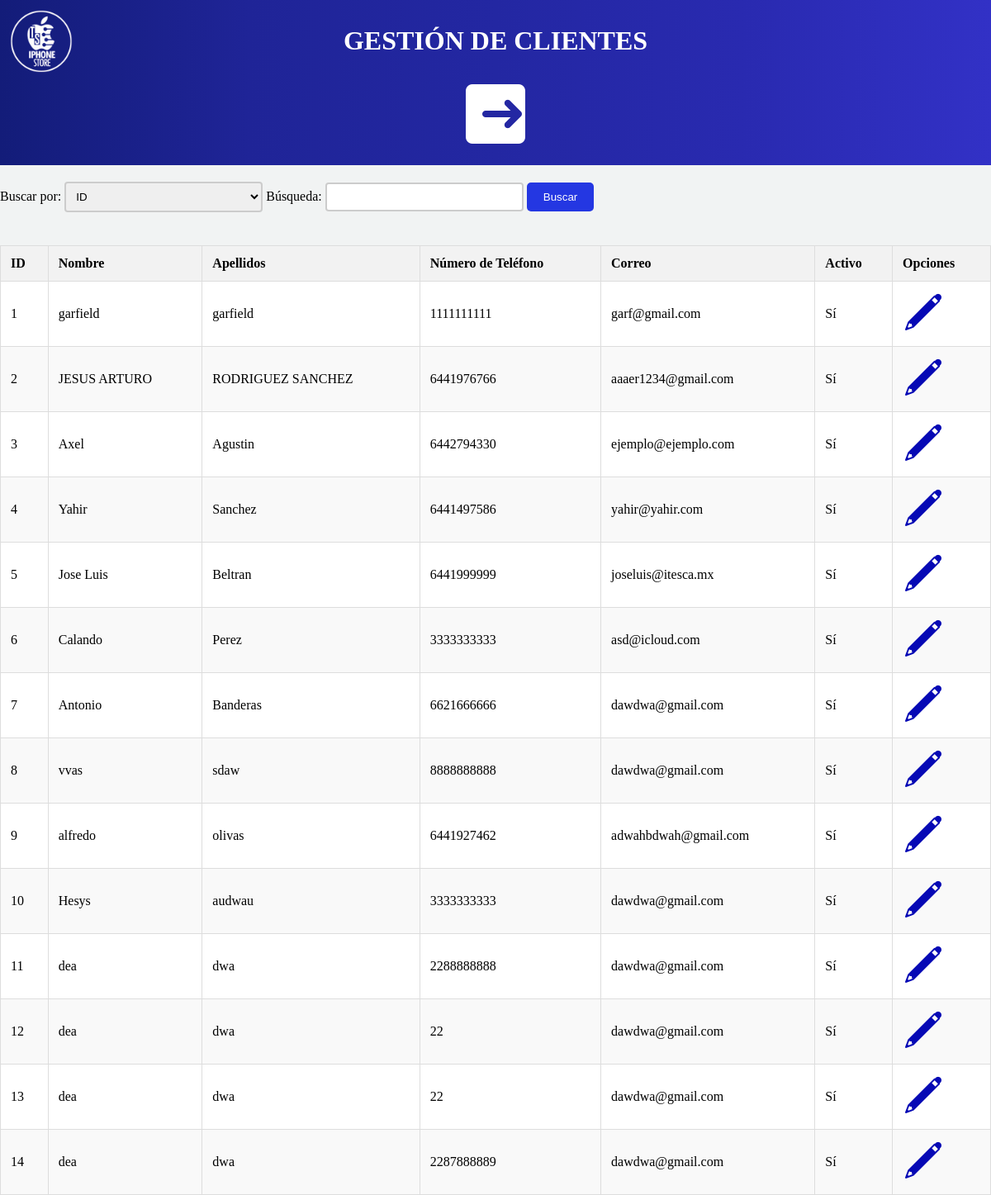
Page /clientes/gestion/ (signed in) on the committed database.
### apps/clientes/models.py (models this page shows, shortened)
class Cliente(models.Model):
    nombre = models.CharField(max_length=100)
    apellidos = models.CharField(max_length=100)
    num_telefono = models.CharField(max_length=10)
    correo = models.EmailField()
    activo = models.BooleanField(default=True)

### apps/clientes/views.py (the view)
# urls.py: path('clientes/gestion/', views.clientes_gestion, name='clientes_gestion'),
@login_required()
def clientes_gestion(request):
    clients = Cliente.objects.all()
    icono_ts_path = settings.STATIC_URL + 'img/icono_ts.png'
    logout_ts_path = settings.STATIC_URL + 'img/logout_ts.png'
    return render(request, 'clientes_gestion.html', {
        'clientes': clients,
        'icono_ts_path': icono_ts_path,
        'logout_ts_path': logout_ts_path,
    })

### templates/clientes_gestion.html (shortened to what this page needs)
{% load static %}
<!DOCTYPE html>
<html lang="es">
<head>
</head>
<body>
    <div class="header">
        <a href="/home">
            <img src="{{ icono_ts_path }}" alt="IconoTS" class="icon">
        </a>
        <h1>GESTIÓN DE CLIENTES</h1>
        <a href="{% url 'logout' %}">
            <img src="{% static 'img/logout_ts.png' %}" alt="LogoutTS" class="icon-right" />
        </a>
    </div>
    <label for="searchType" class="label-busqueda">Buscar por:</label>
    <select id="searchType" name="searchType" class="input-telefono">
        <option value="id">ID</option>
    </select>
    <label for="searchQuery" class="label-busqueda">Búsqueda:</label>
    <input type="text" id="searchQuery" name="searchQuery" class="input-telefono">
    <button id="enviarBusqueda" class="boton-enviar">Buscar</button>
    <table>
        <thead>
            <tr>
                <th>ID</th>
                <th>Nombre</th>
                <th>Apellidos</th>
                <th>Número de Teléfono</th>
                <th>Correo</th>
                <th>Activo</th>
                <th>Opciones</th>
            </tr>
        </thead>
        <tbody id="tbodyClientes">
            {% for cliente in clientes %}
            <tr>
                <td>{{ cliente.id }}</td>
                <td>{{ cliente.nombre }}</td>
                <td>{{ cliente.apellidos }}</td>
                <td>{{ cliente.num_telefono }}</td>
                <td>{{ cliente.correo }}</td>
                <td>{{ cliente.activo|yesno:"Sí,No" }}</td>
                <td>
                <img src="{% static 'img/editar_ts.png' %}" alt="Editar" class="edit-btn" data-cliente-id="{{ cliente.id }}" style="cursor: pointer;">
            </td>
            </tr>
            {% empty %}
            <tr><td colspan="7">No hay clientes registrados.</td></tr>
            {% endfor %}
        </tbody>
    </table>
</body>
</html>

### templates/clientes_gestion.html (style rules this page uses)
body { margin: 0; padding: 0; font-family: Calibri; background-color: #f1f3f3; }
.header { background: linear-gradient(to right, #131c79, #1f2497, #2327a2, #292ab0, #3231c6); color: #fff; padding: 10px; text-align: center; margin-bottom: 20px; }
.icon { position: absolute; top: 0; left: 0; width: 100px; height: 100px; padding: 0px; box-sizing: border-box; }
.icon-right { right: 0; }
.input-telefono { width: 20%; padding: 8px; margin-bottom: 20px; border: 2px solid #ccc; border-radius: 4px; box-sizing: border-box; }
.boton-enviar { padding: 10px 20px; background-color: #2437e2; color: white; border: none; border-radius: 5px; cursor: pointer; transition: background-color 0.3s ease; }
table { width: 100%; margin-top: 20px; border-collapse: collapse; background-color: white; }
th, td { padding: 12px; border: 1px solid #ddd; text-align: left; }
th { background-color: #f2f2f2; }
tr:nth-child(even) { background-color: #f9f9f9; }

### rows in the picture
Cliente: id "1", nombre "garfield", apellidos "garfield", num_telefono "1111111111", correo "garf@gmail.com", activo "Sí"
Cliente: id "2", nombre "JESUS ARTURO", apellidos "RODRIGUEZ SANCHEZ", num_telefono "6441976766", correo "aaaer1234@gmail.com", activo "Sí"
Cliente: id "3", nombre "Axel", apellidos "Agustin", num_telefono "6442794330", correo "ejemplo@ejemplo.com", activo "Sí"
Cliente: id "4", nombre "Yahir", apellidos "Sanchez", num_telefono "6441497586", correo "yahir@yahir.com", activo "Sí"
Cliente: id "5", nombre "Jose Luis", apellidos "Beltran", num_telefono "6441999999", correo "joseluis@itesca.mx", activo "Sí"
Cliente: id "6", nombre "Calando", apellidos "Perez", num_telefono "3333333333", correo "asd@icloud.com", activo "Sí"
Cliente: id "7", nombre "Antonio", apellidos "Banderas", num_telefono "6621666666", correo "dawdwa@gmail.com", activo "Sí"
Cliente: id "8", nombre "vvas", apellidos "sdaw", num_telefono "8888888888", correo "dawdwa@gmail.com", activo "Sí"
Cliente: id "9", nombre "alfredo", apellidos "olivas", num_telefono "6441927462", correo "adwahbdwah@gmail.com", activo "Sí"
Cliente: id "10", nombre "Hesys", apellidos "audwau", num_telefono "3333333333", correo "dawdwa@gmail.com", activo "Sí"
Cliente: id "11", nombre "dea", apellidos "dwa", num_telefono "2288888888", correo "dawdwa@gmail.com", activo "Sí"
Cliente: id "12", nombre "dea", apellidos "dwa", num_telefono "22", correo "dawdwa@gmail.com", activo "Sí"
Cliente: id "13", nombre "dea", apellidos "dwa", num_telefono "22", correo "dawdwa@gmail.com", activo "Sí"
Cliente: id "14", nombre "dea", apellidos "dwa", num_telefono "2287888889", correo "dawdwa@gmail.com", activo "Sí"
